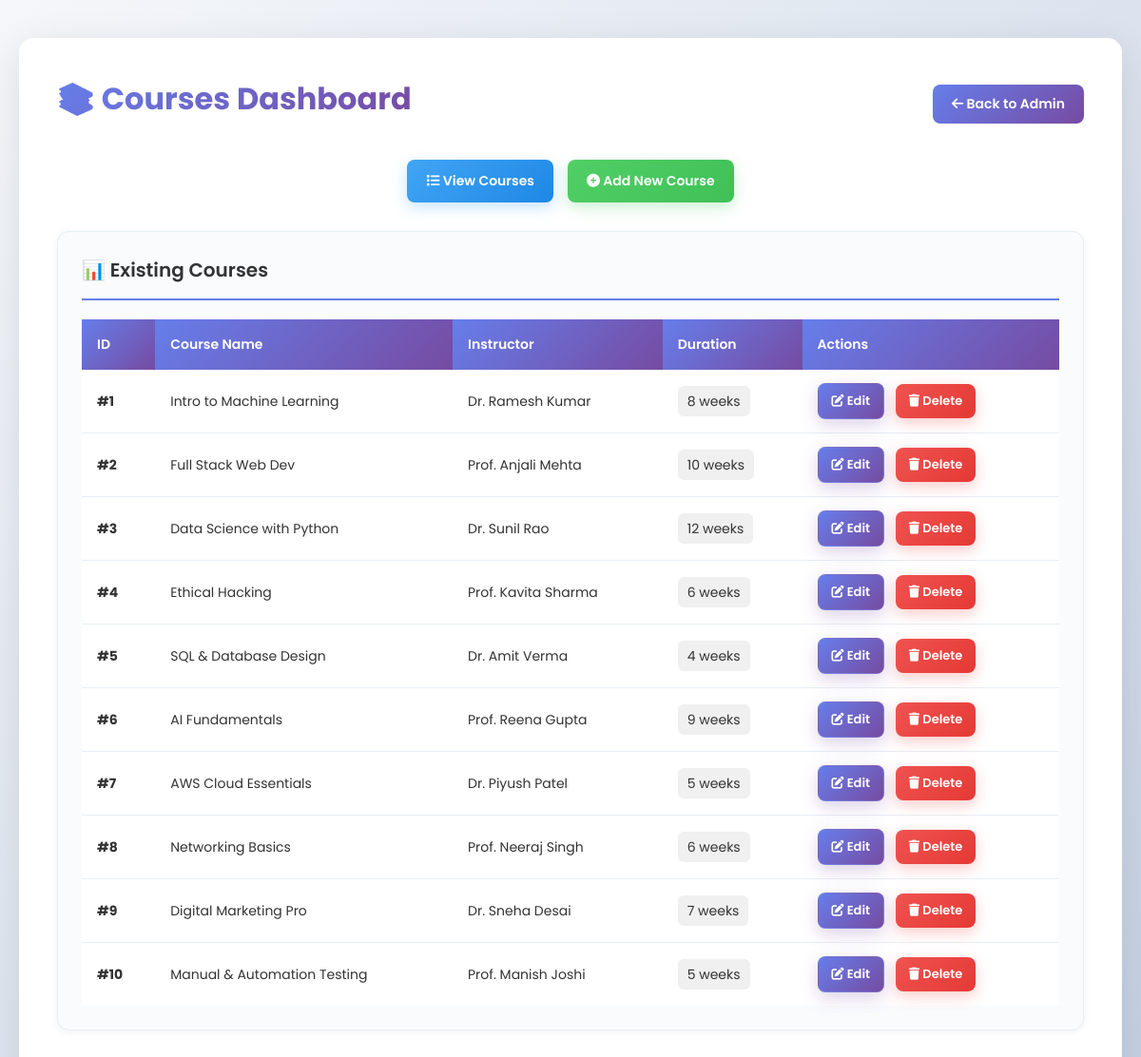
/courses (signed in), run on the app's committed database.
### app/models.py (models this page shows, shortened)
class Courses(db.Model):
    course_id = db.Column(db.Integer, primary_key=True)
    course_name = db.Column(db.String(100))
    instructor_id = db.Column(db.Integer, db.ForeignKey('instructors.instructor_id'))
    duration = db.Column(db.String(20))  # Example: "8 weeks"
    enrollments = db.relationship('Enrollments', backref='course', lazy=True)

class Instructors(db.Model):
    instructor_id = db.Column(db.Integer, primary_key=True)
    instructor_name = db.Column(db.String(50))
    expertise = db.Column(db.String(100))
    contact = db.Column(db.String(15))
    courses = db.relationship('Courses', backref='instructor', lazy=True)

### app/routes/auth.py (the view)
@auth.route('/courses')
@login_required
def course_dashboard():
    data = Courses.query.all()
    return render_template('Course_dashboard.html', data=data)

### app/routes/auth.py (called while the page is built)
def login_required(f):
    @wraps(f)
    def decorated(*args, **kwargs):
        if current_user.is_authenticated or ('admin' in session):
            return f(*args, **kwargs)
        flash('Please log in to access that page.', 'error')
        return redirect(url_for('auth.login'))
    return decorated

### app/templates/Course_dashboard.html (shortened to what this page needs)
{% extends "base.html" %}
{% block content %}
<div class="container">
  <div style="display: flex; justify-content: space-between; align-items: center; margin-bottom: 30px;">
    <h1>📚 Courses Dashboard</h1>
    <a href="{{ url_for('auth.admin_dashboard') }}" style="text-decoration: none;">
      <button style="background: linear-gradient(135deg, #667eea 0%, #764ba2 100%); color: white; padding: 10px 20px; border: none; border-radius: 8px; cursor: pointer; font-weight: 600; transition: all 0.3s ease;">
        <i class="fas fa-arrow-left"></i> Back to Admin
      </button>
    </a>
  </div>
  <div class="add-btn-container" style="display: flex; gap: 15px; justify-content: center; margin-bottom: 30px;">
    <a href="{{ url_for('auth.course_dashboard') }}" style="text-decoration: none;">
      <button id="viewBtn" class="view-btn" style="font-weight: 600;">
        <i class="fas fa-list"></i> View Courses
      </button>
    </a>
    <a href="{{ url_for('auth.add_course_page') }}" style="text-decoration: none;">
      <button id="addBtn" class="insert-btn" style="font-weight: 600;">
        <i class="fas fa-plus-circle"></i> Add New Course
      </button>
    </a>
  </div>
  <div id="viewForm" class="card" style="animation: fadeInUp 0.3s ease-out;">
    <h2>📊 Existing Courses</h2>
    <table>
      <thead>
        <tr>
          <th>ID</th>
          <th>Course Name</th>
          <th>Instructor</th>
          <th>Duration</th>
          <th>Actions</th>
        </tr>
      </thead>
      <tbody>
        {% for course in data %}
        <tr>
          <td><strong>#{{ course.course_id }}</strong></td>
          <td>{{ course.course_name }}</td>
          <td>{{ course.instructor.instructor_name if course.instructor else '<em style="color: #999;">Unknown</em>' }}</td>
          <td><span style="background: #f0f0f0; padding: 6px 10px; border-radius: 6px;">{{ course.duration }}</span></td>
          <td>
            <a href="{{ url_for('auth.update_course', id=course.course_id) }}" style="text-decoration: none;">
              <button class="edit-btn" title="Edit course">
                <i class="fas fa-edit"></i> Edit
              </button>
            </a>
            <button onclick="confirmDelete({{ course.course_id }})" class="delete-btn" title="Delete course">
              <i class="fas fa-trash"></i> Delete
            </button>
          </td>
        </tr>
        {% endfor %}
      </tbody>
    </table>
  </div>
</div>
{% endblock %}

### app/static/css/style.css (style rules this page uses)
* { margin: 0; padding: 0; box-sizing: border-box; }
body { font-family: 'Poppins', sans-serif; background: #f0f2f5; color: #333; min-height: 100vh; }
.container { background: white; border-radius: 15px; padding: 40px; box-shadow: 0 10px 40px rgba(0, 0, 0, 0.1); animation: fadeInUp 0.6s ease-out; }
.container h1 { font-size: 32px; font-weight: 700; margin-bottom: 10px; background: linear-gradient(135deg, #667eea 0%, #764ba2 100%); -webkit-background-clip: text; -webkit-text-fill-color: transparent; background-clip: text; }
.container h2 { font-size: 24px; font-weight: 600; color: #333; margin-bottom: 20px; padding-bottom: 15px; border-bottom: 2px solid #667eea; }
button, .btn { font-family: 'Poppins', sans-serif; border: none; border-radius: 8px; padding: 12px 20px; font-weight: 600; cursor: pointer; transition: all 0.3s ease; font-size: 14px; text-decoration: none; display: inline-block; }
.insert-btn { background: linear-gradient(135deg, #51cf66 0%, #40c057 100%); color: white; box-shadow: 0 5px 15px rgba(81, 207, 102, 0.3); }
.view-btn { background: linear-gradient(135deg, #42a5f5 0%, #1e88e5 100%); color: white; box-shadow: 0 5px 15px rgba(66, 165, 245, 0.3); }
.edit-btn { background: linear-gradient(135deg, #667eea 0%, #764ba2 100%); color: white; box-shadow: 0 6px 18px rgba(118, 75, 162, 0.25); padding: 8px 14px; font-size: 13px; border: 1px solid rgba(255,255,255,0.08); }
.delete-btn { background: linear-gradient(135deg, #ef5350 0%, #e53935 100%); color: white; box-shadow: 0 5px 15px rgba(239, 83, 80, 0.3); padding: 8px 14px; font-size: 13px; }
.add-btn-container { margin: 30px 0; text-align: center; }
.card { background: #f9fbfd; border-radius: 12px; padding: 25px; margin: 20px 0; border: 1px solid #e8eef5; box-shadow: 0 2px 8px rgba(0, 0, 0, 0.05); }
.card h2 { font-size: 20px; color: #333; margin-bottom: 20px; font-weight: 600; }
table { width: 100%; border-collapse: collapse; margin-top: 20px; background: white; }
th { background: linear-gradient(135deg, #667eea 0%, #764ba2 100%); color: white; padding: 16px; text-align: left; font-weight: 600; font-size: 14px; }
td { padding: 14px 16px; border-bottom: 1px solid #e8eef5; font-size: 14px; }
tr:last-child td { border-bottom: none; }
td button, td a button { margin-right: 8px; }

### data on the page
Courses: course_id "1", course_name "Intro to Machine Learning", instructor "Dr. Ramesh Kumar", duration "8 weeks"
Courses: course_id "2", course_name "Full Stack Web Dev", instructor "Prof. Anjali Mehta", duration "10 weeks"
Courses: course_id "3", course_name "Data Science with Python", instructor "Dr. Sunil Rao", duration "12 weeks"
Courses: course_id "4", course_name "Ethical Hacking", instructor "Prof. Kavita Sharma", duration "6 weeks"
Courses: course_id "5", course_name "SQL & Database Design", instructor "Dr. Amit Verma", duration "4 weeks"
Courses: course_id "6", course_name "AI Fundamentals", instructor "Prof. Reena Gupta", duration "9 weeks"
Courses: course_id "7", course_name "AWS Cloud Essentials", instructor "Dr. Piyush Patel", duration "5 weeks"
Courses: course_id "8", course_name "Networking Basics", instructor "Prof. Neeraj Singh", duration "6 weeks"
Courses: course_id "9", course_name "Digital Marketing Pro", instructor "Dr. Sneha Desai", duration "7 weeks"
Courses: course_id "10", course_name "Manual & Automation Testing", instructor "Prof. Manish Joshi", duration "5 weeks"
